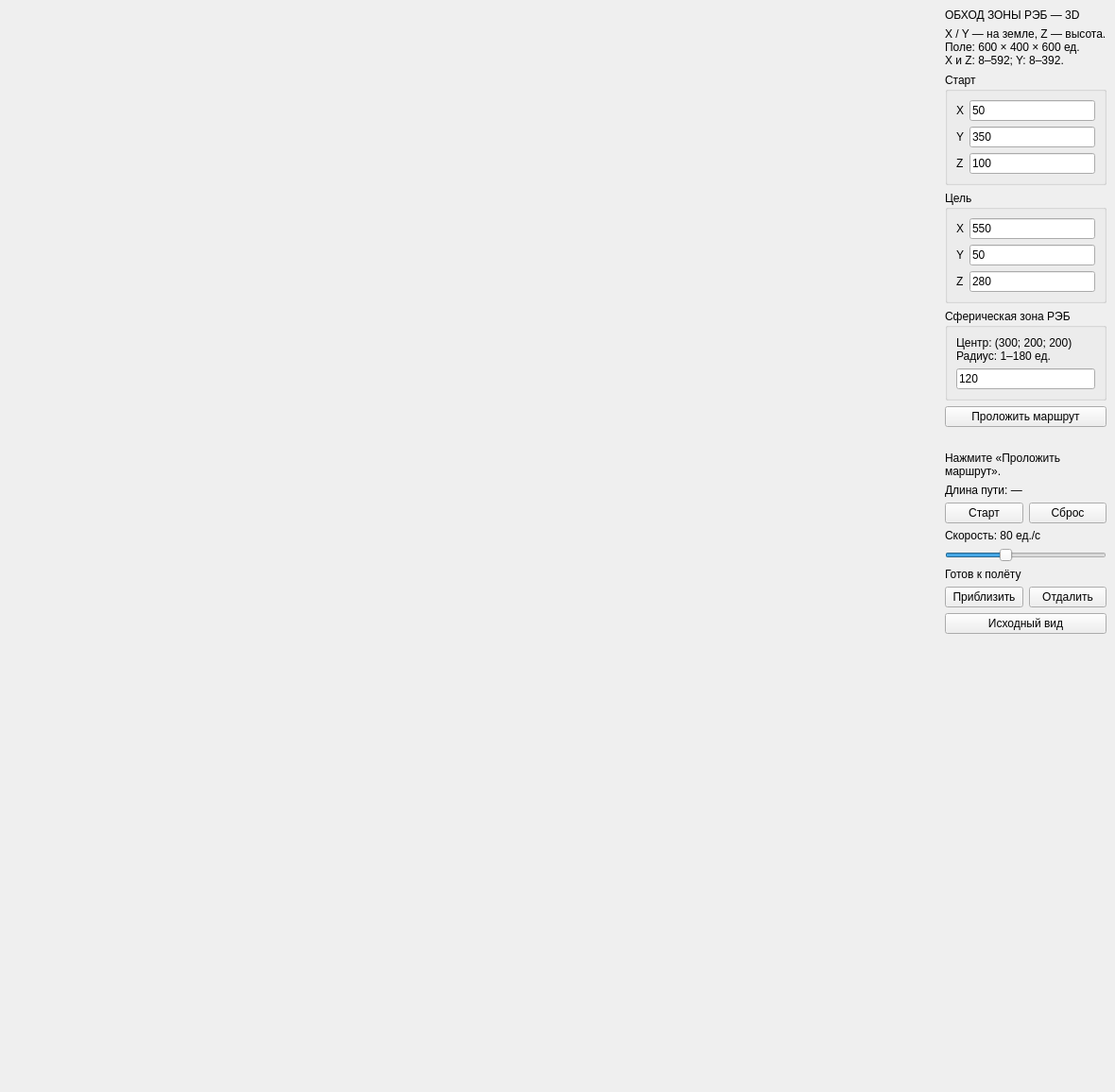
<?xml version="1.0" encoding="UTF-8"?>
<ui version="4.0">
 <class>MainWindow</class>
 <widget class="QMainWindow" name="MainWindow">
  <property name="geometry">
   <rect>
    <x>0</x>
    <y>0</y>
    <width>1180</width>
    <height>1156</height>
   </rect>
  </property>
  <property name="windowTitle">
   <string>Вариант 3 — Обход зоны РЭБ в 3D</string>
  </property>
  <widget class="QWidget" name="centralwidget">
   <layout class="QHBoxLayout" name="mainLayout" stretch="1,0">
    <item>
     <widget class="QWidget" name="sceneHost" native="true">
      <layout class="QVBoxLayout" name="sceneLayout">
       <property name="leftMargin">
        <number>0</number>
       </property>
       <property name="topMargin">
        <number>0</number>
       </property>
       <property name="rightMargin">
        <number>0</number>
       </property>
       <property name="bottomMargin">
        <number>0</number>
       </property>
      </layout>
     </widget>
    </item>
    <item>
     <layout class="QVBoxLayout" name="controlsLayout">
      <item>
       <widget class="QLabel" name="titleLabel">
        <property name="text">
         <string>ОБХОД ЗОНЫ РЭБ — 3D</string>
        </property>
       </widget>
      </item>
      <item>
       <widget class="QLabel" name="descriptionLabel">
        <property name="text">
         <string>X / Y — на земле, Z — высота.
Поле: 600 × 400 × 600 ед.
X и Z: 8–592; Y: 8–392.</string>
        </property>
        <property name="wordWrap">
         <bool>true</bool>
        </property>
       </widget>
      </item>
      <item>
       <widget class="QGroupBox" name="startGroup">
        <property name="title">
         <string>Старт</string>
        </property>
        <layout class="QFormLayout" name="startLayout">
         <item row="0" column="0">
          <widget class="QLabel" name="labelStartX">
           <property name="text">
            <string>X</string>
           </property>
           <property name="buddy">
            <cstring>lineEditStartX</cstring>
           </property>
          </widget>
         </item>
         <item row="0" column="1">
          <widget class="QLineEdit" name="lineEditStartX">
           <property name="text">
            <string>50</string>
           </property>
          </widget>
         </item>
         <item row="1" column="0">
          <widget class="QLabel" name="labelStartY">
           <property name="text">
            <string>Y</string>
           </property>
           <property name="buddy">
            <cstring>lineEditStartY</cstring>
           </property>
          </widget>
         </item>
         <item row="1" column="1">
          <widget class="QLineEdit" name="lineEditStartY">
           <property name="text">
            <string>350</string>
           </property>
          </widget>
         </item>
         <item row="2" column="0">
          <widget class="QLabel" name="labelStartZ">
           <property name="text">
            <string>Z</string>
           </property>
           <property name="buddy">
            <cstring>lineEditStartZ</cstring>
           </property>
          </widget>
         </item>
         <item row="2" column="1">
          <widget class="QLineEdit" name="lineEditStartZ">
           <property name="text">
            <string>100</string>
           </property>
          </widget>
         </item>
        </layout>
       </widget>
      </item>
      <item>
       <widget class="QGroupBox" name="goalGroup">
        <property name="title">
         <string>Цель</string>
        </property>
        <layout class="QFormLayout" name="goalLayout">
         <item row="0" column="0">
          <widget class="QLabel" name="labelGoalX">
           <property name="text">
            <string>X</string>
           </property>
           <property name="buddy">
            <cstring>lineEditGoalX</cstring>
           </property>
          </widget>
         </item>
         <item row="0" column="1">
          <widget class="QLineEdit" name="lineEditGoalX">
           <property name="text">
            <string>550</string>
           </property>
          </widget>
         </item>
         <item row="1" column="0">
          <widget class="QLabel" name="labelGoalY">
           <property name="text">
            <string>Y</string>
           </property>
           <property name="buddy">
            <cstring>lineEditGoalY</cstring>
           </property>
          </widget>
         </item>
         <item row="1" column="1">
          <widget class="QLineEdit" name="lineEditGoalY">
           <property name="text">
            <string>50</string>
           </property>
          </widget>
         </item>
         <item row="2" column="0">
          <widget class="QLabel" name="labelGoalZ">
           <property name="text">
            <string>Z</string>
           </property>
           <property name="buddy">
            <cstring>lineEditGoalZ</cstring>
           </property>
          </widget>
         </item>
         <item row="2" column="1">
          <widget class="QLineEdit" name="lineEditGoalZ">
           <property name="text">
            <string>280</string>
           </property>
          </widget>
         </item>
        </layout>
       </widget>
      </item>
      <item>
       <widget class="QGroupBox" name="zoneGroup">
        <property name="title">
         <string>Сферическая зона РЭБ</string>
        </property>
        <layout class="QVBoxLayout" name="zoneLayout">
         <item>
          <widget class="QLabel" name="labelZoneCenter">
           <property name="text">
            <string>Центр: (300; 200; 200)
Радиус: 1–180 ед.</string>
           </property>
          </widget>
         </item>
         <item>
          <widget class="QLineEdit" name="lineEditRadius">
           <property name="text">
            <string>120</string>
           </property>
          </widget>
         </item>
        </layout>
       </widget>
      </item>
      <item>
       <widget class="QPushButton" name="btnRoute">
        <property name="text">
         <string>Проложить маршрут</string>
        </property>
       </widget>
      </item>
      <item>
       <widget class="QLabel" name="labelInputError">
        <property name="text">
         <string/>
        </property>
        <property name="wordWrap">
         <bool>true</bool>
        </property>
       </widget>
      </item>
      <item>
       <widget class="QLabel" name="labelRoute">
        <property name="text">
         <string>Нажмите «Проложить маршрут».</string>
        </property>
        <property name="wordWrap">
         <bool>true</bool>
        </property>
       </widget>
      </item>
      <item>
       <widget class="QLabel" name="labelLength">
        <property name="text">
         <string>Длина пути: —</string>
        </property>
        <property name="wordWrap">
         <bool>true</bool>
        </property>
       </widget>
      </item>
      <item>
       <layout class="QHBoxLayout" name="flightLayout">
        <item>
         <widget class="QPushButton" name="btnStartPause">
          <property name="text">
           <string>Старт</string>
          </property>
         </widget>
        </item>
        <item>
         <widget class="QPushButton" name="btnReset">
          <property name="text">
           <string>Сброс</string>
          </property>
         </widget>
        </item>
       </layout>
      </item>
      <item>
       <widget class="QLabel" name="labelSpeed">
        <property name="text">
         <string>Скорость: 80 ед./с</string>
        </property>
       </widget>
      </item>
      <item>
       <widget class="QSlider" name="sliderSpeed">
        <property name="minimum">
         <number>10</number>
        </property>
        <property name="maximum">
         <number>200</number>
        </property>
        <property name="value">
         <number>80</number>
        </property>
        <property name="orientation">
         <enum>Qt::Orientation::Horizontal</enum>
        </property>
       </widget>
      </item>
      <item>
       <widget class="QLabel" name="labelStatus">
        <property name="text">
         <string>Готов к полёту</string>
        </property>
        <property name="wordWrap">
         <bool>true</bool>
        </property>
       </widget>
      </item>
      <item>
       <layout class="QHBoxLayout" name="zoomLayout">
        <item>
         <widget class="QPushButton" name="btnZoomIn">
          <property name="text">
           <string>Приблизить</string>
          </property>
         </widget>
        </item>
        <item>
         <widget class="QPushButton" name="btnZoomOut">
          <property name="text">
           <string>Отдалить</string>
          </property>
         </widget>
        </item>
       </layout>
      </item>
      <item>
       <widget class="QPushButton" name="btnCameraReset">
        <property name="text">
         <string>Исходный вид</string>
        </property>
       </widget>
      </item>
      <item>
       <spacer name="verticalSpacer">
        <property name="orientation">
         <enum>Qt::Orientation::Vertical</enum>
        </property>
        <property name="sizeHint" stdset="0">
         <size>
          <width>20</width>
          <height>5</height>
         </size>
        </property>
       </spacer>
      </item>
     </layout>
    </item>
   </layout>
  </widget>
 </widget>
 <resources/>
 <connections/>
</ui>
